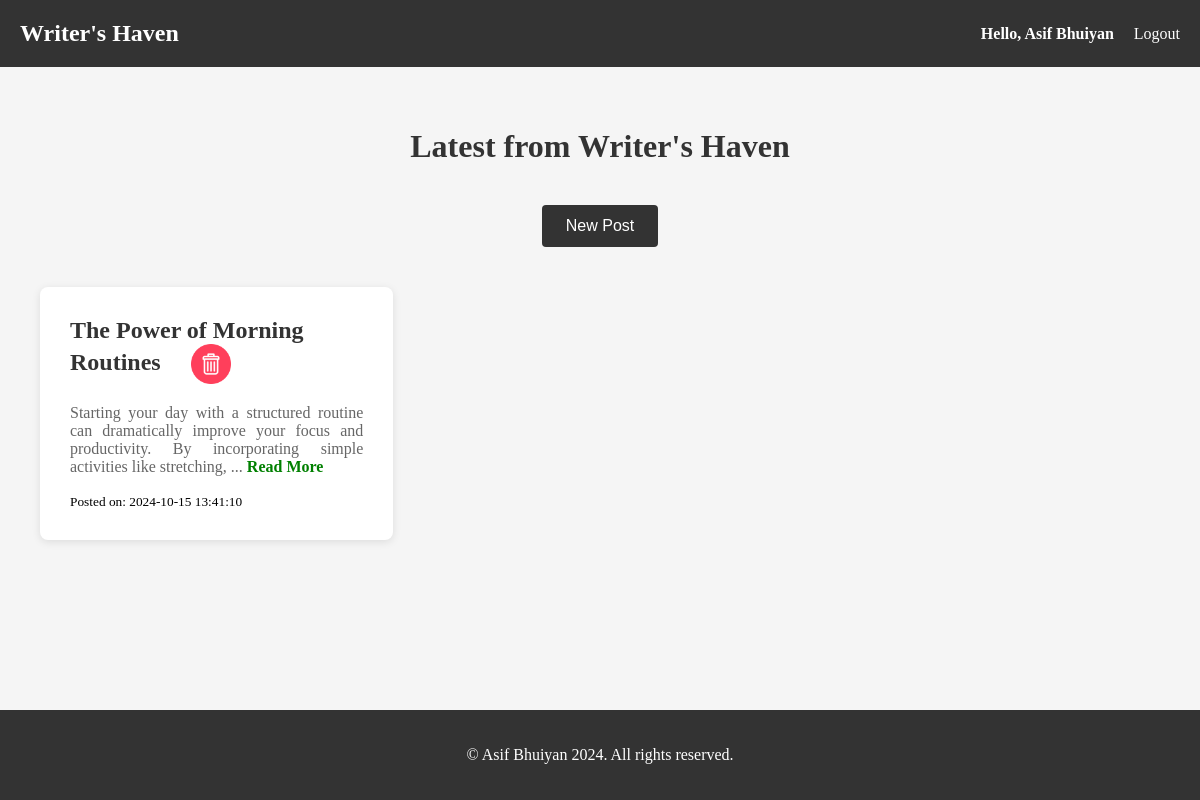
The app's page /homepage.php (signed in) with its own data.
### tables this page shows
CREATE TABLE `blogs` (
  `id` int(11) NOT NULL,
  `heading` varchar(255) NOT NULL,
  `body` text NOT NULL,
  `timestamp` timestamp NOT NULL DEFAULT current_timestamp(),
  `email` varchar(255) DEFAULT NULL
);

### homepage.php (the view, shortened to what this page needs)
<?php
include 'dbconnect.php';
if (isset($_SESSION['user_data'])) {
    $email = $_SESSION['user_data']['email'];
    $query = "SELECT id, heading, body, timestamp FROM blogs WHERE email = ? ORDER BY timestamp DESC";
    $stmt = $conn->prepare($query);
    $stmt->bind_param('s', $email);
    $stmt->execute();
    $result = $stmt->get_result();
}
?>
<!DOCTYPE html>
<html lang="en">
<head>
    <link rel="stylesheet" href="homepage.css">
</head>
<body>
<header>
    <nav>
        <div class="logo">Writer's Haven</div>
        <ul style="display: flex; align-items: center; justify-content: center; list-style-type: none; padding: 0; margin: 0;">
            <li>
                <h4 style="margin: 0;">
                    Hello, <?php echo isset($_SESSION['user_data']) ? htmlspecialchars($_SESSION['user_data']['name']) : 'Guest'; ?>
                </h4>
            </li>
            <li style="margin-left: 20px;"><a href="logout.php">Logout</a></li>
        </ul>
    </nav>
</header>
<main>
    <h1>Latest from Writer's Haven</h1>
    <button class="post-button" onclick="openPopup()">New Post</button>
    <div class="blog-container">
        <?php
if ($result && $result->num_rows > 0) {
    while ($row = $result->fetch_assoc()) {
        $heading = htmlspecialchars($row['heading']);
        $body = htmlspecialchars($row['body']);
        $timestamp = htmlspecialchars($row['timestamp']);
        $id = htmlspecialchars($row['id']);
        $truncated_body = substr($body, 0, 150) . '...';
        echo "<div class='blog-post'>";
        echo "<h2><b>$heading</b><span class='delete-button' onclick='deletePost($id)'><img src='trash-bin.png' alt='Delete' class='trash-icon'></span></h2>";
        echo "<p class='truncated'>$truncated_body <span class='read-more' onclick='toggleText(this)'>Read More</span></p>";
        echo "<small>Posted on: $timestamp</small>";
        echo "</div>";
    }
} else {
    echo "<p class='no-posts'></p>";
}
?>
    </div>
</main>
<footer>
    <p>&copy; Asif Bhuiyan 2024. All rights reserved.</p>
</footer>
</body>
</html>

### homepage.css (style rules this page uses)
body { font-family: 'Georgia', serif; margin: 0; padding: 0; background-color: #f5f5f5; display: flex; flex-direction: column; min-height: 100vh; }
header { background-color: #333; color: #fff; padding: 20px; }
nav { display: flex; justify-content: space-between; align-items: center; }
.logo { font-size: 24px; font-weight: bold; }
nav ul { list-style-type: none; display: flex; margin: 0; padding: 0; }
nav ul li { margin-left: 20px; }
nav ul li a { color: #fff; text-decoration: none; transition: color 0.3s ease; }
main { padding: 40px; flex-grow: 1; }
h1 { text-align: center; margin-bottom: 40px; color: #333; }
.blog-container { display: grid; grid-template-columns: repeat(3, 1fr); gap: 30px; }
.blog-post { background-color: #fff; padding: 30px; border-radius: 8px; box-shadow: 0 2px 8px rgba(0, 0, 0, 0.1); }
.blog-post h2 { margin-top: 0; color: #333; }
.blog-post p { color: #666; }
.read-more { color: #333; text-decoration: none; font-weight: bold; transition: color 0.3s ease; }
.post-button { display: block; margin: 40px auto ; background-color: #333; color: #fff; border: none; padding: 12px 24px; font-size: 16px; border-radius: 4px; cursor: pointer; transition: background-color 0.3s ease; }
footer { background-color: #333; color: #fff; padding: 20px; text-align: center; margin-top: auto }

### homepage.php (style rules this page uses)
.read-more { cursor: pointer; color: green; text-decoration: none; }
.trash-icon { width: 40px; height: auto; vertical-align: middle; margin-left: 30px; cursor: pointer; transition: transform 0.2s; / }
.blog-post p { text-align: justify; }

### records on screen
blogs: heading "The Power of Morning Routines", body "Starting your day with a structured routine can dramatically improve your focus and productivity. By incorporating simple activities like stretching, ...", timestamp "2024-10-15 13:41:10"

### other values on screen
$_SESSION['user_data']['name'] "Asif Bhuiyan"
